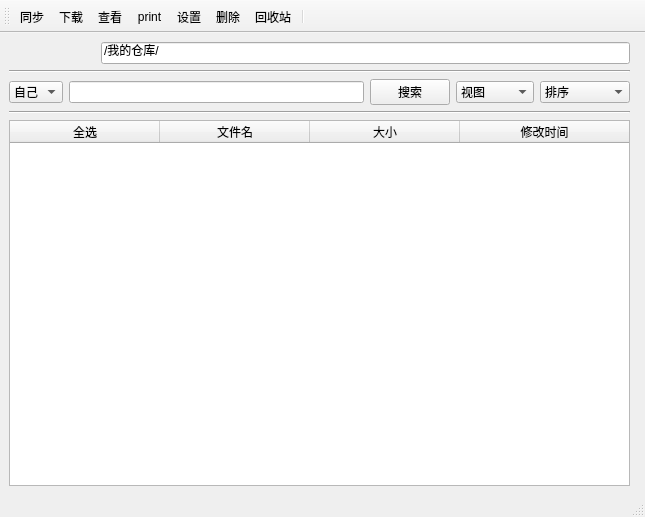
<?xml version="1.0" encoding="UTF-8"?>
<ui version="4.0">
 <class>MainWindow</class>
 <widget class="QMainWindow" name="MainWindow">
  <property name="geometry">
   <rect>
    <x>0</x>
    <y>0</y>
    <width>645</width>
    <height>517</height>
   </rect>
  </property>
  <property name="windowTitle">
   <string>MainWindow</string>
  </property>
  <property name="windowIcon">
   <iconset>
    <normaloff>image/Logo.png</normaloff>image/Logo.png</iconset>
  </property>
  <property name="documentMode">
   <bool>false</bool>
  </property>
  <property name="dockNestingEnabled">
   <bool>false</bool>
  </property>
  <property name="dockOptions">
   <set>QMainWindow::AllowTabbedDocks|QMainWindow::AnimatedDocks</set>
  </property>
  <widget class="QWidget" name="centralWidget">
   <layout class="QHBoxLayout" name="horizontalLayout_3">
    <item>
     <layout class="QVBoxLayout" name="verticalLayout_2">
      <item>
       <layout class="QHBoxLayout" name="horizontalLayout">
        <item>
         <widget class="QPushButton" name="pushButton">
          <property name="text">
           <string/>
          </property>
          <property name="icon">
           <iconset>
            <normaloff>../image/left.png</normaloff>../image/left.png</iconset>
          </property>
          <property name="flat">
           <bool>true</bool>
          </property>
         </widget>
        </item>
        <item>
         <widget class="QPushButton" name="pushButton_2">
          <property name="text">
           <string/>
          </property>
          <property name="icon">
           <iconset>
            <normaloff>../image/right.png</normaloff>../image/right.png</iconset>
          </property>
          <property name="flat">
           <bool>true</bool>
          </property>
         </widget>
        </item>
        <item>
         <widget class="QLineEdit" name="lineEdit">
          <property name="acceptDrops">
           <bool>true</bool>
          </property>
          <property name="text">
           <string>/我的仓库/</string>
          </property>
          <property name="echoMode">
           <enum>QLineEdit::Normal</enum>
          </property>
          <property name="readOnly">
           <bool>false</bool>
          </property>
          <property name="placeholderText">
           <string/>
          </property>
         </widget>
        </item>
       </layout>
      </item>
      <item>
       <widget class="Line" name="line">
        <property name="orientation">
         <enum>Qt::Horizontal</enum>
        </property>
       </widget>
      </item>
      <item>
       <layout class="QHBoxLayout" name="horizontalLayout_2">
        <item>
         <widget class="QComboBox" name="comboBox">
          <item>
           <property name="text">
            <string>自己</string>
           </property>
          </item>
          <item>
           <property name="text">
            <string>他人</string>
           </property>
          </item>
         </widget>
        </item>
        <item>
         <widget class="QLineEdit" name="lineEdit_2"/>
        </item>
        <item>
         <widget class="QPushButton" name="pushButton_3">
          <property name="text">
           <string>搜索</string>
          </property>
         </widget>
        </item>
        <item>
         <widget class="QComboBox" name="comboBox_2">
          <item>
           <property name="text">
            <string>视图</string>
           </property>
          </item>
          <item>
           <property name="text">
            <string>图标</string>
           </property>
          </item>
          <item>
           <property name="text">
            <string>详细信息</string>
           </property>
          </item>
         </widget>
        </item>
        <item>
         <widget class="QComboBox" name="comboBox_3">
          <property name="minimumSize">
           <size>
            <width>50</width>
            <height>20</height>
           </size>
          </property>
          <property name="maximumSize">
           <size>
            <width>16777215</width>
            <height>16777215</height>
           </size>
          </property>
          <item>
           <property name="text">
            <string>排序</string>
           </property>
          </item>
          <item>
           <property name="text">
            <string>按文件名</string>
           </property>
          </item>
          <item>
           <property name="text">
            <string>按大小</string>
           </property>
          </item>
          <item>
           <property name="text">
            <string>按修改时间</string>
           </property>
          </item>
         </widget>
        </item>
       </layout>
      </item>
      <item>
       <layout class="QVBoxLayout" name="verticalLayout">
        <item>
         <widget class="Line" name="line_3">
          <property name="orientation">
           <enum>Qt::Horizontal</enum>
          </property>
         </widget>
        </item>
        <item>
         <widget class="QTableWidget" name="tableWidget">
          <property name="enabled">
           <bool>true</bool>
          </property>
          <property name="editTriggers">
           <set>QAbstractItemView::NoEditTriggers</set>
          </property>
          <property name="dragEnabled">
           <bool>true</bool>
          </property>
          <property name="dragDropOverwriteMode">
           <bool>false</bool>
          </property>
          <property name="dragDropMode">
           <enum>QAbstractItemView::DragDrop</enum>
          </property>
          <property name="defaultDropAction">
           <enum>Qt::ActionMask</enum>
          </property>
          <property name="alternatingRowColors">
           <bool>true</bool>
          </property>
          <property name="selectionBehavior">
           <enum>QAbstractItemView::SelectRows</enum>
          </property>
          <property name="verticalScrollMode">
           <enum>QAbstractItemView::ScrollPerItem</enum>
          </property>
          <property name="showGrid">
           <bool>false</bool>
          </property>
          <property name="gridStyle">
           <enum>Qt::NoPen</enum>
          </property>
          <property name="sortingEnabled">
           <bool>true</bool>
          </property>
          <property name="wordWrap">
           <bool>true</bool>
          </property>
          <attribute name="horizontalHeaderDefaultSectionSize">
           <number>150</number>
          </attribute>
          <attribute name="horizontalHeaderMinimumSectionSize">
           <number>21</number>
          </attribute>
          <attribute name="horizontalHeaderShowSortIndicator" stdset="0">
           <bool>true</bool>
          </attribute>
          <attribute name="horizontalHeaderStretchLastSection">
           <bool>true</bool>
          </attribute>
          <attribute name="verticalHeaderVisible">
           <bool>false</bool>
          </attribute>
          <attribute name="verticalHeaderShowSortIndicator" stdset="0">
           <bool>false</bool>
          </attribute>
          <attribute name="verticalHeaderStretchLastSection">
           <bool>false</bool>
          </attribute>
          <column>
           <property name="text">
            <string>全选</string>
           </property>
          </column>
          <column>
           <property name="text">
            <string>文件名</string>
           </property>
          </column>
          <column>
           <property name="text">
            <string>大小</string>
           </property>
          </column>
          <column>
           <property name="text">
            <string>修改时间</string>
           </property>
          </column>
         </widget>
        </item>
       </layout>
      </item>
     </layout>
    </item>
    <item>
     <widget class="Line" name="line_2">
      <property name="orientation">
       <enum>Qt::Horizontal</enum>
      </property>
     </widget>
    </item>
   </layout>
  </widget>
  <widget class="QToolBar" name="toolBar">
   <property name="windowTitle">
    <string>toolBar</string>
   </property>
   <property name="iconSize">
    <size>
     <width>70</width>
     <height>40</height>
    </size>
   </property>
   <attribute name="toolBarArea">
    <enum>TopToolBarArea</enum>
   </attribute>
   <attribute name="toolBarBreak">
    <bool>true</bool>
   </attribute>
   <addaction name="action"/>
   <addaction name="action_2"/>
   <addaction name="look"/>
   <addaction name="actionPrint"/>
   <addaction name="config"/>
   <addaction name="delete_2"/>
   <addaction name="trash"/>
   <addaction name="separator"/>
  </widget>
  <widget class="QStatusBar" name="statusBar"/>
  <action name="trash">
   <property name="icon">
    <iconset>
     <normaloff>../image/Icon_trash.png</normaloff>../image/Icon_trash.png</iconset>
   </property>
   <property name="text">
    <string>回收站</string>
   </property>
   <property name="toolTip">
    <string>回收站</string>
   </property>
  </action>
  <action name="delete_2">
   <property name="icon">
    <iconset>
     <normaloff>../image/Icon_delete.png</normaloff>../image/Icon_delete.png</iconset>
   </property>
   <property name="text">
    <string>删除</string>
   </property>
   <property name="toolTip">
    <string>删除</string>
   </property>
  </action>
  <action name="look">
   <property name="icon">
    <iconset>
     <normaloff>../image/Icon_look.png</normaloff>../image/Icon_look.png</iconset>
   </property>
   <property name="text">
    <string>查看</string>
   </property>
   <property name="toolTip">
    <string>查看老师、学生或同事的资料</string>
   </property>
  </action>
  <action name="config">
   <property name="icon">
    <iconset>
     <normaloff>../image/Icon_config.png</normaloff>../image/Icon_config.png</iconset>
   </property>
   <property name="text">
    <string>设置</string>
   </property>
   <property name="toolTip">
    <string>设置</string>
   </property>
  </action>
  <action name="actionPrint">
   <property name="icon">
    <iconset>
     <normaloff>../image/print.png</normaloff>../image/print.png</iconset>
   </property>
   <property name="text">
    <string>print</string>
   </property>
   <property name="toolTip">
    <string>打印</string>
   </property>
  </action>
  <action name="action">
   <property name="icon">
    <iconset>
     <normaloff>../image/synchronization.png</normaloff>../image/synchronization.png</iconset>
   </property>
   <property name="text">
    <string>同步</string>
   </property>
   <property name="toolTip">
    <string>同步所有</string>
   </property>
  </action>
  <action name="action_2">
   <property name="icon">
    <iconset>
     <normaloff>../image/download.png</normaloff>../image/download.png</iconset>
   </property>
   <property name="text">
    <string>下载</string>
   </property>
   <property name="toolTip">
    <string>下载</string>
   </property>
  </action>
 </widget>
 <resources/>
 <connections/>
</ui>
